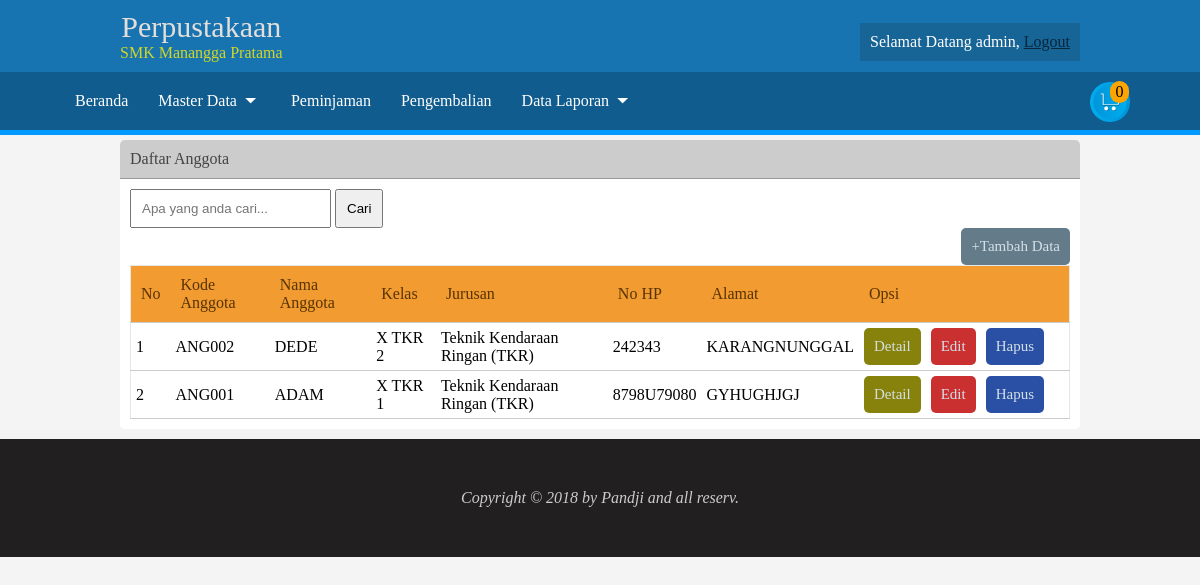
Page /admin/anggota.php (signed in) on the committed database.
### tables this page shows
CREATE TABLE `tb_anggota` (
  `kode_anggota` varchar(8) NOT NULL,
  `nama_anggota` varchar(35) NOT NULL,
  `tingkat` varchar(5) NOT NULL,
  `jurusan` varchar(30) NOT NULL,
  `no_kelas` varchar(2) NOT NULL,
  `no_hp` varchar(20) NOT NULL,
  `alamat` text NOT NULL,
  `username` varchar(35) NOT NULL,
  `password` varchar(100) NOT NULL,
  `foto` varchar(50) NOT NULL
);

### admin/anggota.php (the view)
<?php
	include 'header.php';
?>
	<div class="induk3">
		<div class="content1">
			<div class="judul">
				Daftar Anggota
			</div>
			<div class="isi-konten">
				<form method="post" action="cari_anggota.php">
					<input type="text" name="search" placeholder="Apa yang anda cari...">
					<input type="submit" name="cari" value="Cari">
				</form>
				<a href="tambah_anggota.php">
					<div class="btn">
						+Tambah Data
					</div>
				</a>
				<table>
					<tr>
						<th>No</th>
						<th>Kode Anggota</th>
						<th>Nama Anggota</th>
						<th>Kelas</th>
						<th>Jurusan</th>
						<th>No HP</th>
						<th>Alamat</th>
						<th width="150px;">Opsi</th>
					</tr>
					<?php
						$i=1;
						$sql_anggota = mysql_query("SELECT * FROM tb_anggota order by kode_anggota desc");
						while ($data = mysql_fetch_array($sql_anggota)) {
							if ($data['jurusan'] == "Teknik Kendaraan Ringan (TKR)") {
								$jrsn = "TKR";
							}elseif ($data['jurusan'] == "Teknik Sepeda Motor (TSM)") {
								$jrsn = "TSM";
							}elseif ($data['jurusan'] == "Rekayasa Perangkat Lunak (RPL)") {
								$jrsn = "TSM";
							}
						?>
					<tr>
						<td><?php echo $i; ?></td>
						<td><?php echo $data['kode_anggota']; ?></td>
						<td><?php echo $data['nama_anggota']; ?></td>
						<td><?php echo $data['tingkat']." ".$jrsn." ".$data['no_kelas']; ?></td>
						<td><?php echo $data['jurusan']; ?></td>
						<td><?php echo $data['no_hp']; ?></td>
						<td><?php echo $data['alamat']; ?></td>
						<td width="200px;">
							<a href="detail.php?kode=<?php echo $data['kode_anggota']; ?>" title="detail">
								<div class="btn-yellow">
									Detail
								</div>
							</a>
							<a href="edit_anggota.php?kode=<?php echo $data['kode_anggota']; ?>" title="Edit">
								<div class="btn-red">
									Edit
								</div>
							</a>
							<a href="hapus_anggota.php?kode=<?php echo $data['kode_anggota']; ?>" title="Hapus">
								<div class="btn-blue">
									Hapus
								</div>
							</a>
						</td>
					</tr>
						<?php
						$i++;
						}
					?>
				</table>
			</div>
		</div>
	</div>
<?php
	include 'footer.php';
?>

### admin/header.php (shortened to what this page needs)
<!DOCTYPE html>
<html>
<head>
	<link rel="stylesheet" type="text/css" href="css/style.css">
</head>
<body>
	<div class="induk1">
		<div class="content1">
			<div class="logo">
				<div class="si">
					Perpustakaan
				</div>
				<div class="perpus">
					SMK Manangga Pratama
				</div>
			</div>
			<div class="user">
				<?php
					$du = mysql_fetch_array(mysql_query("SELECT * FROM tb_admin where username = '$_SESSION[username]'"));
				?>
				Selamat Datang <?php echo $du['username']; ?>, <a href="logout.php" style="color: #07273c;">Logout</a>
			</div>
		</div>
	</div>
	<div class="induk2">
		<div class="menu">
			<ul>
				<a href="index.php"><li>Beranda</li></a>
				<a href="#"><li>Master Data <img src="img/dropdown.png" width="20px;">
				</li></a>
				<a href="peminjaman.php"><li>
				Peminjaman</li></a>
				<a href="pengembalian.php"><li>Pengembalian</li></a>
				<a href="#"><li>Data Laporan <img src="img/dropdown.png" width="20px;">
					</li></a>
			</ul>
			<div class="chart" style="float: right; padding: 10px;">
				<a href="keranjang.php" title="Chart"><img src="img/download.png" width="40px"></a>
				<div class="jumlah_peminjaman" style=" width : 15px; border-radius: 100px; ;padding: 2px; position: absolute; text-align: center; margin-top: -45px; margin-left: 20px; background: orange">
					<?php
						$sql_keranjang = mysql_query("SELECT * FROM tb_keranjang");
						$row = mysql_num_rows($sql_keranjang);
						echo $row;
					?>
				</div>
			</div>
		</div>
	</div>

### admin/css/style.css (style rules this page uses)
* { margin: 0; padding: 0; }
body { background: #f4f4f4; }
.induk1 { background: #1874b1; width: 100%; }
.induk1 .content1 { padding: 10px; width: 80%; margin: 0 auto; }
.logo { color: #d3d625; text-align: center; display: inline-block; float: left; }
.logo .si { font-size: 30px; font-family: andalus; color: #e4dedb; }
.user { float: right; padding: 10px; background: #16415f52; color: #fff; margin-top: 13px; }
.induk2 { background: #105c8e; border-bottom: 5px solid #09f; }
.induk2 .menu { width: 1080px; margin: 0 auto; }
.induk2 .menu ul { list-style: none; margin: 0; }
.menu ul a { color: #fff; text-decoration: none; font-family: Adobe Kaiti Std R; }
.menu ul li { float: left; padding: 20px 15px; }
.menu ul li img { top: 1px; }
.induk3 { margin-bottom: 10px; }
.induk3 .content1 { width: 80%; background: #fff; margin: 0 auto; margin-top: 5px; border-radius: 5px; }
.induk3 .content1 .judul { padding: 10px; background: #ccc; border-radius: 5px 5px 0 0; border-bottom: 1px solid #999; color: #444 }
.isi-konten { padding: 10px; }
.isi-konten table { width: 100%; border-collapse: collapse; border: 1px solid #e8e6e6; border-radius: 5px; }
.isi-konten table th { text-align: left; font-weight: 90; padding: 10px; background: #f19b30; color: #583304; }
.isi-konten table td { text-align: left; padding: 5px; }
.btn { background: #647b8a; padding: 10px; float: right; border-radius: 5px; }
.isi-konten a { color: #d5e0e6; font-size: 15px; }
input[name="search"] { padding: 10px; }
input[name="cari"] { padding: 10px; }
.btn-red { padding: 10px; float: left; background: #ca3030; border-radius: 5px; }
.btn-blue { margin-left: 10px; padding: 10px; float: left; background: #2a50a5; border-radius: 5px; }
.btn-yellow { margin-right: 10px; padding: 10px; float: left; background: #86820b; border-radius: 5px; }
tr { border-bottom: 1px solid #ccc; }

### rows in the picture
tb_anggota: kode_anggota "ANG002", nama_anggota "DEDE", tingkat "X", jurusan "TKR", no_kelas "2", jurusan "Teknik Kendaraan Ringan (TKR)", no_hp "242343", alamat "KARANGNUNGGAL"
tb_anggota: kode_anggota "ANG001", nama_anggota "ADAM", tingkat "X", jurusan "TKR", no_kelas "1", jurusan "Teknik Kendaraan Ringan (TKR)", no_hp "8798U79080", alamat "GYHUGHJGJ"

### other values in the picture
$du['username'] "admin"
$row "0"
